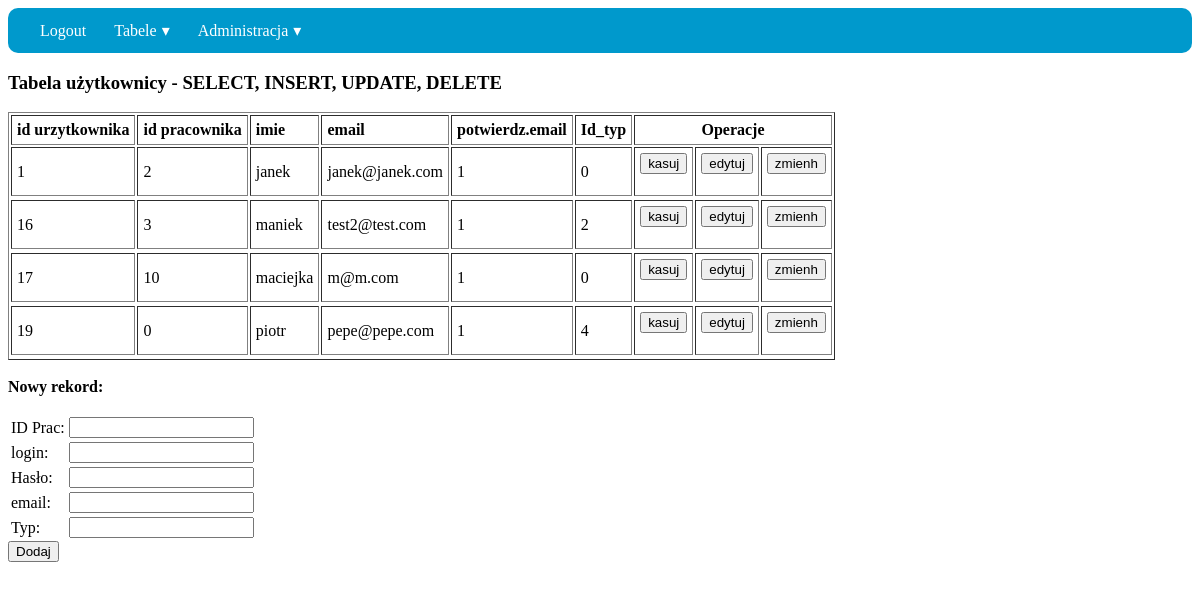
Screenshot of /admin/uzytkownik.php (signed in) with the database file from the repository.
### tables this page shows
CREATE TABLE `uzytkownicy` (
  `ID_U` int(11) NOT NULL,
  `ID_P` int(11) NOT NULL DEFAULT 0,
  `Login` varchar(20) NOT NULL,
  `Haslo` varchar(100) NOT NULL,
  `Email` varchar(50) NOT NULL,
  `Potwierdz_email` int(1) NOT NULL DEFAULT 0,
  `Id_typ` int(11) NOT NULL DEFAULT 0,
  `Kod` varchar(150) DEFAULT NULL
);

### admin/uzytkownik.php (the view, shortened to what this page needs)
<?php
include "./menu.php";
?>
<h3>Tabela użytkownicy - SELECT, INSERT, UPDATE, DELETE</h3>
<?php
require_once "../connect.php";
	$link = @new mysqli($host, $db_user, $db_password, $db_name);
$wynik = mysqli_query ($link, "SELECT * FROM  uzytkownicy;") or die ("Blad w zapytaniu do bazy.");
print "<table cellpadding=5 border=1>";
print "<tr>";
print "<td><b>id urzytkownika      </b></td>";
print "<td><b>id pracownika    </b></td>";
print "<td><b>imie</b></td>";
print "<td><b>email </b></td>";
print "<td><b>potwierdz.email</b></td>";
print "<th>Id_typ</th>";
print "<th colspan=3 >Operacje</td>";
print "</tr>\n";
while ($rekord = mysqli_fetch_array ($wynik, MYSQLI_NUM)) {
  $id_u =       $rekord[0];
  $id_p =     $rekord[1];
  $login = $rekord[2];
  $email =  $rekord[4];
  $potwierdz_email=  $rekord[5];
  $id_typ =  $rekord[6];
  print "<tr>";
  print "<td>$id_u    </td>";
  print "<td>$id_p    </td>";
  print "<td>$login</td>";
  print "<td>$email </td>";
  print "<td>$potwierdz_email </td>";
  print "<td>$id_typ </td>";
  print "<td> <form  method='POST'> <input type='hidden' name='id_u' value=$id_u  ><input type='submit' name='co' value='kasuj'   onclick='return p_kasuj();'> </form></td>"   ;
  print "<td> <form  method='POST'> <input type='hidden' name='id_u' value=$id_u  ><input type='submit' name='co' value='edytuj'> </form></td>" ;
  print "<td> <form  method='POST'> <input type='hidden' name='id_u' value=$id_u  ><input type='submit' name='co' value='zmienh'> </form></td>" ;
  print "<tr>";
}
print "</table>";
print '<form method = "POST"><b>Nowy rekord:</b><br><br>';
print '<table>';
print '<tr><td>ID Prac:         </td><td><input type = "text" name = "id_p">    </td></tr>';
print '<tr><td>login:     </td><td><input type = "text" name = "login"></td></tr>';
print '<tr><td>Hasło:     </td><td><input type = "password" name = "haslo"></td></tr>';
print '<tr><td>email:      </td><td><input type = "email" name = "email"> </td></tr>';
print '<tr><td>Typ:      </td><td><input type = "text" name = "id_typ"> </td></tr>';
print '</table>';
print '<input type = "submit" value = "Dodaj">';
print '</form>';
?>
</body>
</html>

### rows the page displays
uzytkownicy: ID_U "1", ID_P "2", Login "janek", Email "janek@janek.com", Potwierdz_email "1", Id_typ "0"
uzytkownicy: ID_U "16", ID_P "3", Login "maniek", Email "test2@test.com", Potwierdz_email "1", Id_typ "2"
uzytkownicy: ID_U "17", ID_P "10", Login "maciejka", Email "m@m.com", Potwierdz_email "1", Id_typ "0"
uzytkownicy: ID_U "19", ID_P "0", Login "piotr", Email "pepe@pepe.com", Potwierdz_email "1", Id_typ "4"
